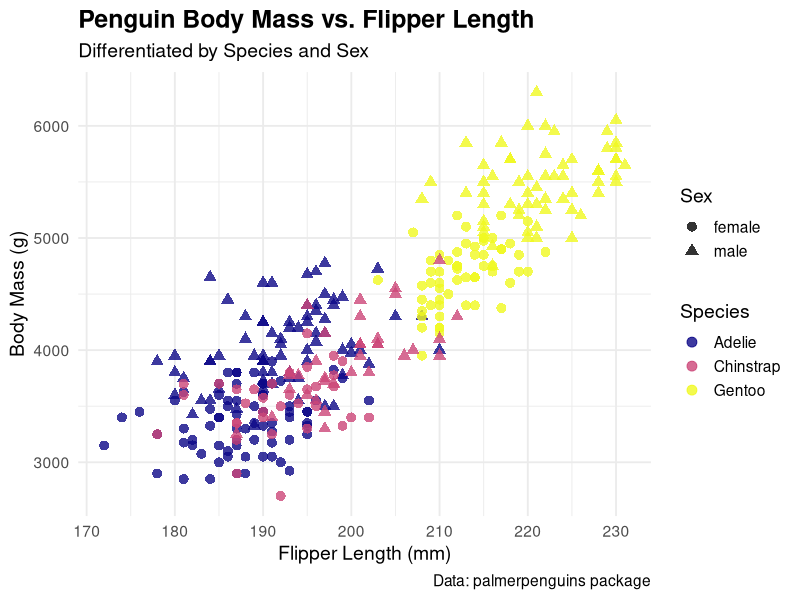

Recreate this plot in R.
## ---- chunk 1
library(tidyverse)
library(palmerpenguins)
## ---- chunk 2
# Basic data cleaning: remove NAs
penguins_clean <- penguins %>%
  drop_na()

# Create a beautiful scatter plot
ggplot(penguins_clean, aes(x = flipper_length_mm, 
                           y = body_mass_g, 
                           color = species, 
                           shape = sex)) +
  geom_point(size = 3, alpha = 0.8) +
  scale_color_viridis_d(option = "plasma") +
  labs(
    title = "Penguin Body Mass vs. Flipper Length",
    subtitle = "Differentiated by Species and Sex",
    x = "Flipper Length (mm)",
    y = "Body Mass (g)",
    color = "Species",
    shape = "Sex",
    caption = "Data: palmerpenguins package"
  ) +
  theme_minimal(base_size = 14) +
  theme(
    plot.title = element_text(face = "bold", size = 18),
    plot.subtitle = element_text(size = 14),
    legend.position = "right"
  )
